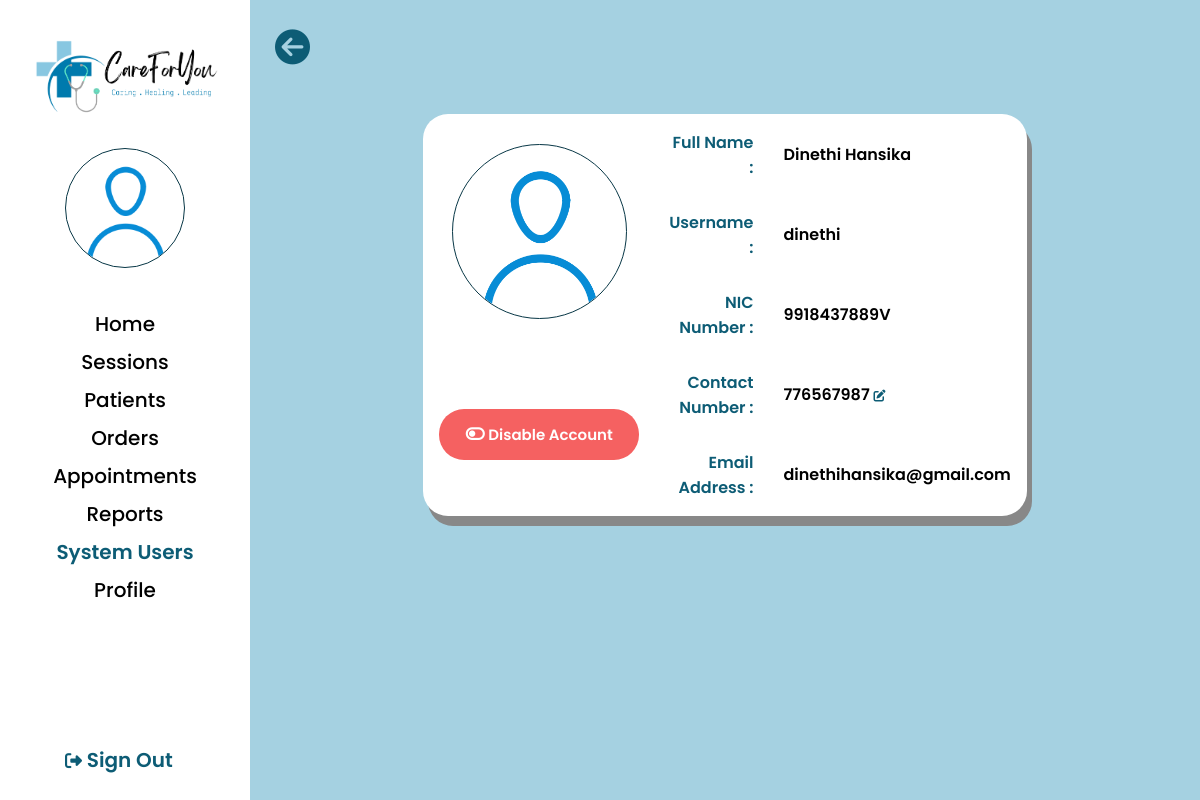
The page /admin/admin-asst-view-detail.php?id=1 (signed in) on the database its author committed.
### tables this page shows
CREATE TABLE `tbl_assistant` (
  `assistant_id` int(10) NOT NULL,
  `name` text NOT NULL,
  `phoneno` int(20) NOT NULL,
  `nic` varchar(12) NOT NULL,
  `userid` varchar(10) NOT NULL,
  `profile_picture` varchar(255) NOT NULL
);

CREATE TABLE `tbl_sysusers` (
  `userid` int(10) NOT NULL,
  `actortype` varchar(100) NOT NULL,
  `username` varchar(100) NOT NULL,
  `password` varchar(255) NOT NULL,
  `status` int(1) NOT NULL DEFAULT 1,
  `email` varchar(30) NOT NULL
);

### admin/admin_getinfo.php (called while the page is built, shortened)
<?php
    if(isset($_SESSION['user']))
    {
        $user  = $_SESSION['user'];
        $sql = "SELECT userid,email FROM tbl_sysusers WHERE username='$user' ";
        $res = mysqli_query($conn, $sql);
        if($res == TRUE)
        {
            $count =mysqli_num_rows($res);
            if($count == 1)
            {
                $row = mysqli_fetch_assoc($res);
                $Admin_userid = $row['userid'];
            }
        }
        $sql2 = "SELECT * FROM tbl_admin WHERE userid=$Admin_userid";
        $res2 = mysqli_query($conn, $sql2);
        if($res2 == TRUE)
        {
            $count2 =mysqli_num_rows($res2);
            if($count2 == 1)
            {
                $row2 = mysqli_fetch_assoc($res2);
                $Admin_profile_picture = $row2['profile_picture'];
            }
        }
    }
?>

### admin/admin-asst-view-detail.php (the view, shortened to what this page needs)
<?php include('../config/constants.php'); ?>
<!DOCTYPE html>
<html lang="en">
<head>
    <link rel="stylesheet" href="../css/admin.css">
</head>
<body>
<?php include('admin_getinfo.php');
?>
    <div class="wrapper">
        <div class="sidebar">
            <a href="../index.php"><img src="../images/logo.png" alt="logo" class="logo"></a>
            <img src="../images/user-profilepic/admin/<?php echo $Admin_profile_picture; ?>" alt="user" class="imgframe">
            <ul>
                <li><a href="admin_home.php">Home</a></li>
                <li><a href="admin-session-view.php">Sessions</a></li>
                <li><a href="admin-patient-view.php">Patients</a></li>
                <li><a href="admin-order-view.php">Orders</a></li>
                <li><a href="admin-appointment.php">Appointments</a></li>
                <li><a href="#">Reports</a></li>
                <li><a href="admin-system-users.php"><div class="highlighttext">System Users</div></a></li>
                <li><a href="admin_viewprofile.php">Profile</a></li>
            </ul>
            <div class="signouttext"><a href="../logout.php"><i class="fa-solid fa-right-from-bracket"></i> Sign Out </a></div>
        </div>
        <div class="main_content">
            <div class="info">
            <div class="back" onclick="location.href='admin-asst-view.php'">
                <i class="fa-solid fa-circle-arrow-left" style="font-size: 35px;"></i> </div>
            <?php
                $id = $_GET['id'];
                $query="SELECT * FROM tbl_assistant INNER JOIN tbl_sysusers ON tbl_assistant.userid = tbl_sysusers.userid WHERE assistant_id = $id";
                $result=mysqli_query($conn,$query);
                $row = mysqli_fetch_assoc($result);
                ?>
               <table class="view-doc">
                    <tr>
                        <td rowspan = 3 style="width:100px;">
                            <img src="../images/user-profilepic/assistant/<?php echo $row['profile_picture']; ?>" alt="user" class="ppframe" style="width: 175px; height: 175px;">
                        </td>
                        <td class="typeR">Full Name :</td>
                        <td class="typeL"><?php echo $row['name']; ?></tr>
                    <tr>
                        <td class="typeR">Username :</td>
                        <td class="typeL"><?php echo $row['username']; ?></td>
                    </tr>
                    <tr>
                        <td class="typeR">NIC Number :</td>
                        <td class="typeL"><?php echo $row['nic']; ?></td>
                    </tr>
                    <tr>
                        <td rowspan = 2>
                        <?php
                            if ($row['status'] == 1) {
                                include('./admin-asst-pop.php');
                            ?>
                                <button type="button" class="btn-del-doc-disable" onclick="document.getElementById('id01').style.display='block'; document.getElementById('del').action = '?id=<?php echo $row['assistant_id'] ?>&disable=<?php echo $row['userid'] ?>';">
                                <i class="fa-solid fa-toggle-off"></i>
                                Disable Account
                                </button>
                            <?php };
                        ?>
                        <td class="typeR">Contact Number :</td>
                        <td class="typeL"><?php echo $row['phoneno']; ?>
                        <?php  include('admin-asst-viewdetail-pop.php') ?>
                    </td>
                   <tr>
                        <td class="typeR">Email Address :</td>
                        <td class="typeL"><?php echo $row['email']; ?></td>
                    </tr>
</body>
</html>

### css/admin.css (style rules this page uses)
* { margin: 0px; padding: 0px; box-sizing: border-box; list-style: none; text-decoration: none; font-family: 'Poppins', sans-serif; }
body { background-color: #A5D1E1; }
.back { position: absolute; left: 275px; top: 30px; color: #0D5C75; cursor: pointer; }
.wrapper { display: flex; position: relative; }
.wrapper .sidebar { width: 250px; height: 100%; background: #FFFFFF; padding: 30px 0px; position: fixed; }
.logo { width: 200px; margin-top: 0px; margin-left: 25px; }
.imgframe { width: 120px; height: 120px; margin-top: 20px; margin-left: 65px; border: 1px solid #083746; border-radius: 50%; }
.wrapper .sidebar ul { margin-top: 20px; text-align: center; font-size: 20px; font-weight: 500; padding: 10px; }
.wrapper .sidebar ul li { padding: 4px; vertical-align: middle; }
.wrapper .sidebar ul li a { color: #000000; display: block; }
.signouttext { color: #0D5C75; text-align: center; font-size: 20px; font-weight: 600; position: absolute; bottom: 25px; left: 65px; }
.wrapper .sidebar .signouttext a { color: #0D5C75; display: block; }
.fa-solid { font-size: 17px; }
.wrapper .main_content { width: 100%; margin-left: 250px; margin-top: 50px; text-align: center; }
.wrapper .main_content .info { margin: 20px; color: #000000; line-height: 25px; }
.wrapper .main_content .info div { margin-bottom: 20px; }
.highlighttext { color: #0D5C75; font-weight: 600; display: inline; }
table { border-collapse:collapse; }
table td { width: 750px; text-align:center; padding-left: 10%; padding-right: 10%; padding-bottom: 5%; }
.view-doc { margin-top: 7%; margin-bottom: 5%; margin-left: auto; margin-right: auto; width: 65%; text-align: center; vertical-align: middle; background-color: #ffffff; border-collapse: collapse; border-radius: 25px; overflow: hidden; border: 1px solid #888888; padding: 10px; box-shadow: 5px 10px #888888; }
.view-doc tr td { padding: 15px; text-align: center; vertical-align: middle; }
.view-doc td.typeR { text-align: right; color: #0D5C75; font-weight: 600; }
.view-doc td.typeL { text-align: left; font-weight: 600; }
.ppframe { width: 200px; height: 200px; border: 1px solid #083746; border-radius: 50%; }
.btn-del-doc-disable { width: 200px; border-radius: 25px; background-color: #F45050; font-size: 15px; font-weight: 600; cursor: pointer; }

### css/pha-del-pop.css (style rules this page uses)
button { background-color: #04AA6D; color: white; padding: 14px 20px; margin: 8px 0; border: none; cursor: pointer; width: 100%; opacity: 0.9; font-family: 'Poppins'; font-style: normal; }
a { cursor: pointer; }

### admin/admin-asst-viewdetail-pop.php (style rules this page uses)
* { margin: 0; padding: 0; box-sizing: border-box; font-family: "Poppins", sans-serif; }

### rows shown on the page
tbl_assistant: profile_picture (placeholder picture), name "Dinethi Hansika", userid.username "dinethi", nic "9918437889V", phoneno "776567987", userid.email "dinethihansika@gmail.com"
